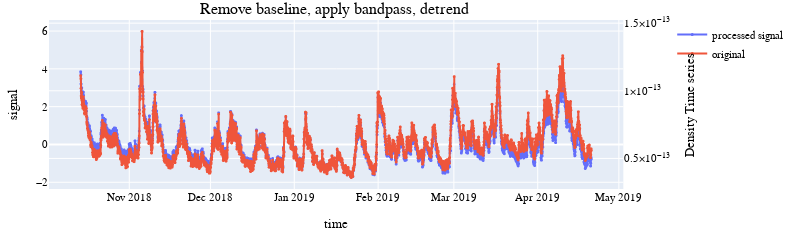

The code cell stored with this chart in its notebook:
### Code cell
fig = make_subplots(rows=1, cols=1,
                   subplot_titles=(["Remove baseline, apply bandpass, detrend "]),
                   specs=[[{"secondary_y": True}]])

################################################################################
#### Signal
fig.add_trace(go.Scattergl(x=x_date,
                         y=y,
                         name = 'processed signal',
                         mode='markers+lines',
                         marker=dict(size=3),
                         showlegend=True),
                         row=1, col=1,
             secondary_y=False)
fig.add_trace(go.Scattergl(x=x_date,
                         y=Y_orig,
                         name = 'original',
                         mode='markers+lines',
                         marker=dict(size=3),
                         showlegend=True),
                         row=1, col=1,
             secondary_y=True)

# fig.add_trace(go.Scattergl(x=x_date,
#                          y=Y_orig,
#                          mode='markers+lines',
#                          marker=dict(size=3),
#                          showlegend=False),
#                          row=2, col=1)


fig.update_yaxes(title_text="signal",  
                 exponentformat= 'power',
                 row=1, col=1)
fig.update_yaxes(title_text="Density Time series",  
                 exponentformat= 'power',
                 row=1, col=1,
                secondary_y=True)

fig.update_xaxes(title_text="time", exponentformat= 'power',
                 row=1, col=1)
font_dict=dict(family='Arial',size=11,color='black')
# fig=plot_cleanformat_axes(fig,font_dict)

fig.update_layout(#title=f"Signal of interest",
                  autosize=False, height=220, width=800,
                  legend= {'itemsizing': 'trace'},
                  font=font_dict,
                 )
fig.update_layout(margin=dict(l=20, r=20, t=20, b=20),)

### Figure 1 — Plotly figure (JSON) as saved in the notebook; plotly's stock layout.template omitted (floating-point values rounded to 4 significant figures; data arrays with more than 128 entries replaced by an {"elided": "..."} marker saying what was removed)
{"data": [{"marker": {"size": 3}, "mode": "markers+lines", "name": "processed signal", "showlegend": true, "type": "scattergl", "x": {"elided": "2870 str values"}, "xaxis": "x", "y": {"elided": "2870 float values"}, "yaxis": "y"}, {"marker": {"size": 3}, "mode": "markers+lines", "name": "original", "showlegend": true, "type": "scattergl", "x": {"elided": "2870 str values"}, "xaxis": "x", "y": {"elided": "2870 float values"}, "yaxis": "y2"}], "layout": {"annotations": [{"font": {"size": 16}, "showarrow": false, "text": "Remove baseline, apply bandpass, detrend ", "x": 0.47, "xanchor": "center", "xref": "paper", "y": 1, "yanchor": "bottom", "yref": "paper"}], "autosize": false, "font": {"color": "black", "family": "Arial", "size": 11}, "height": 220, "legend": {"itemsizing": "trace"}, "margin": {"b": 20, "l": 20, "r": 20, "t": 20}, "width": 800, "xaxis": {"anchor": "y", "domain": [0, 0.94], "exponentformat": "power", "title": {"text": "time"}}, "yaxis": {"anchor": "x", "domain": [0, 1], "exponentformat": "power", "title": {"text": "signal"}}, "yaxis2": {"anchor": "x", "exponentformat": "power", "overlaying": "y", "side": "right", "title": {"text": "Density Time series"}}}}
